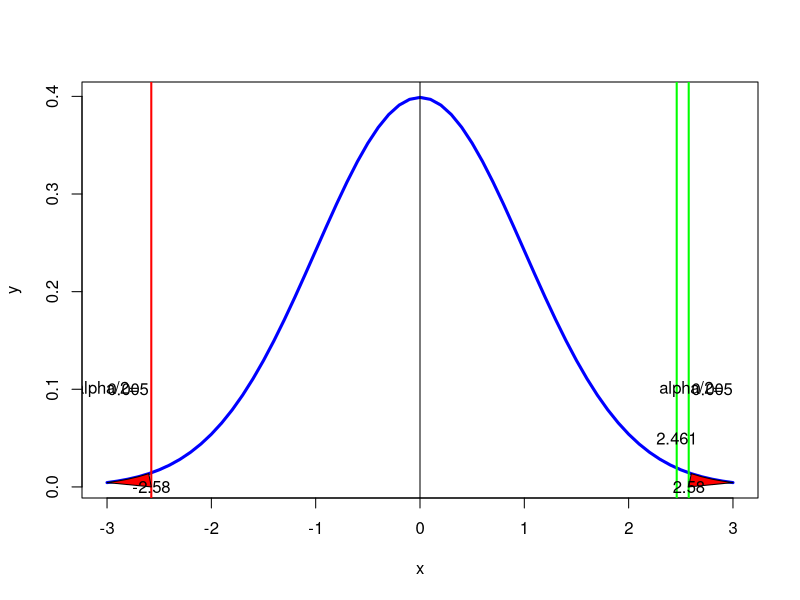

Here is the R script that generated this plot:
#page no 401
library(ggplot2)
n=420019
x=172
p_dash=round(x/n,6)
p0=.0340/100
q0=1-p0
t_stat=abs((p_dash-p0)/(sqrt((p0*q0)/n)))
alpha=.005
t_c_left=(qt(alpha,df=Inf))
p_value=pt(t_stat,df=Inf)
print(paste("critical value= ",round(t_c_left,2)))
print(paste("t-static =",round(t_stat,2)))
if(t_stat <= t_c_left)
{
  print(paste("left tail : Reject H0"))
}else
{
  print(paste("left tail :Accept H0"))
}
t_c_right=qnorm(1-alpha)
p_value=1-pnorm(t_stat)
if(t_stat >= t_c_right)
{
  print(paste("right tail : Reject H0"))
}else
{
  print(paste("right tail :Accept H0"))
}

two_t_stat=abs((p_dash-p0))/(sqrt((p0*q0)/n))
two_t_critical=qnorm(1-alpha/2)
p_value=2*(1-pnorm(two_t_stat))
if(two_t_stat>=two_t_critical)
{
  print("reject H0")
}else
{
  print("accept H0")
}
x <- seq(-3,3,0.1)
y <- dt(x,df=Inf)
t.val <- qt(0.95,df=Inf)
plot(x,y,type='l',lwd=3,col='blue',xlab='x')
abline(v=0)
abline(v=t_c_left,lwd=2,col='red')
abline(v=t_stat,lwd=2,col='green')
abline(v=abs(t_c_left),lwd=2,col='green')
polygon(c(x[x>=abs(t_c_left)],abs(t_c_left) ),c(y[x>=abs(t_c_left)],0),col="red")
polygon(c(x[x<=t_c_left],t_c_left ),c(y[x<=t_c_left],0),col="red")
#polygon(c(x[x<=t_stat],t_stat),c(y[x<=t_stat],t.val),col="red")
text(t_c_left,0,round(t_c_left,2))
text(t_stat,0.05,round(t_stat,3))
text(abs(t_c_left),0,round(abs(t_c_left),2))
text(-3.0,0.1,"alpha/2=")
text(-2.8,0.1,alpha)
text(2.6,0.1,"alpha/2=")
text(2.8,0.1,alpha)
